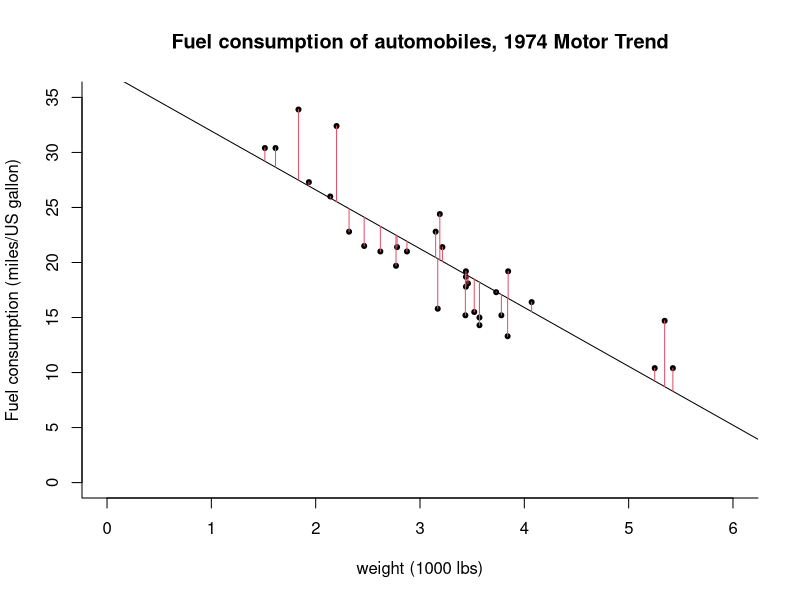
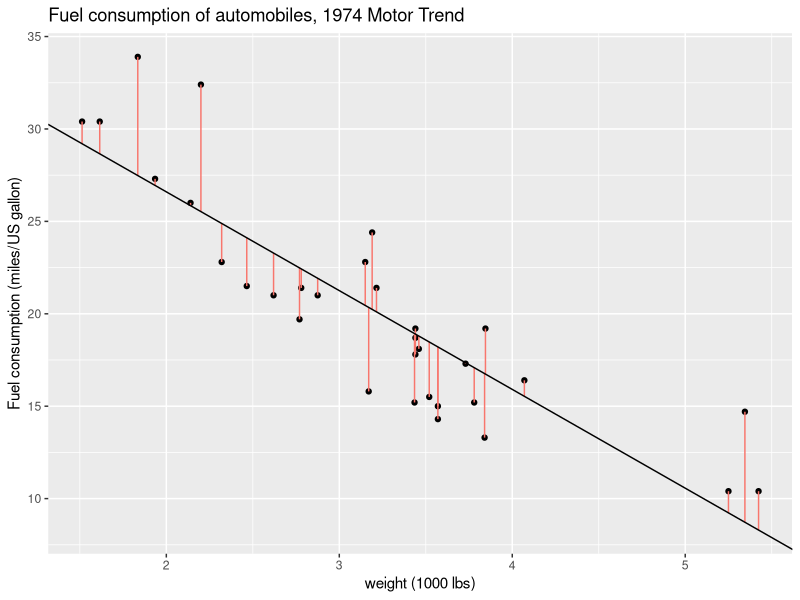

These charts were generated, in order, by the following R code:
## ---- chunk 1
knitr::opts_chunk$set(echo = TRUE)
## ---- chunk 2
data(mtcars)
y <- mtcars$mpg
X <- cbind(1, as.matrix(mtcars[,2:ncol(mtcars)]))
n <- nrow(X)
p <- ncol(X)
# Estimation of betahat:
XtX<- crossprod(X)
Xty <- crossprod(X, y)
# Solve normal equations
betahat <- as.vector(solve(XtX, Xty))
#same as betahat <- solve(t(X) %*% X) %*% t(X) %*% y
## ---- chunk 3
svdX <- svd(X)
# Projection matrix
Hx <- tcrossprod(svdX$u)
# t(U) %*% U gives p by p identity matrix
all.equal(crossprod(svdX$u), diag(p))
# V is an orthogonal matrix
all.equal(tcrossprod(svdX$v), diag(p))
all.equal(crossprod(svdX$v), diag(p))
# D contains singular values
all.equal(svdX$d^2, eigen(XtX, only.values = TRUE)$values)
# OLS coefficient from SVD
betahat_svd <- c(svdX$v %*%  diag(1/svdX$d) %*% t(svdX$u) %*% y)
all.equal(betahat_svd, betahat)
## ---- chunk 4
qrX <- qr(X)
Q1 <- qr.Q(qrX)
R <- qr.R(qrX)
# Compute betahat from QR
betahat_qr1 <- qr.coef(qrX, y) #using built-in function
betahat_qr2 <- c(backsolve(R, t(Q1) %*% y)) #manually
all.equal(betahat, betahat_qr1, check.attributes = FALSE)
all.equal(betahat, betahat_qr2, check.attributes = FALSE)
# Compute residuals
qre <- qr.resid(qrX, y)
all.equal(qre, c(y - X %*% betahat), check.attributes = FALSE)
# Compute fitted values
qryhat <- qr.fitted(qrX, y)
all.equal(qryhat, c(X %*% betahat), check.attributes = FALSE)
# Compute orthogonal projection matrix
qrHx <- tcrossprod(Q1)
all.equal(qrHx, Hx)
## ---- chunk 5
#Design matrix
wt <- mtcars$wt
X <- cbind(1, wt)
mpg <- mtcars$mpg
#OLS estimates
XtXinv <- solve(crossprod(X))
beta_hat <- c(XtXinv %*% t(X) %*% mpg)
#Form orthogonal projection matrix
Hmat <- X %*% XtXinv %*% t(X)
#Create residuals and fitted values
fitted <- Hmat %*% mpg
res <- mpg - fitted
fitted <- Hmat %*% mpg
#Variance estimate and standard errors
s2 <- sum(res^2) / (length(res) - ncol(X))
std_err <- sqrt(diag(s2 * XtXinv))
## ---- chunk 6
plot(mpg ~ wt, xlab = "weight (1000 lbs)", ylab = "Fuel consumption (miles/US gallon)", 
     main = "Fuel consumption of automobiles, 1974 Motor Trend", data = mtcars,
     bty = "l", pch = 20, ylim = c(0, 35), xlim = c(0, 6)) #options to tweak the display
#Line of best linear fit
abline(a = beta_hat[1], b = beta_hat[2])

#Residuals are vertical distance from line to 
for(i in 1:nrow(X)){
  segments(x0 = wt[i], y0 = fitted[i], y1 = fitted[i] + res[i], col = 2)
}
## ---- chunk 7
library(ggplot2, warn.conflicts = FALSE, quietly = TRUE)
#Create data frame with segments
vlines <- data.frame(x1 = mtcars$wt, y1 = fitted, y2 = fitted + res)
ggg <- ggplot(mtcars, aes(wt, mpg)) + 
        geom_point() + 
        labs(x = "weight (1000 lbs)", 
            y = "Fuel consumption (miles/US gallon)", 
            title = "Fuel consumption of automobiles, 1974 Motor Trend") +
      geom_segment(aes(x = x1, y = y1, xend = x1, yend = y2, color = "red"), 
                   data = vlines, show.legend = FALSE) + 
      geom_abline(slope = beta_hat[2], intercept = beta_hat[1])
print(ggg)
## ---- chunk 8
# The function lm and its output
fit <- lm(mpg ~ wt, data = mtcars)
fit_summary <- summary(fit)
## ---- chunk 9
names(fit)
names(fit_summary)
